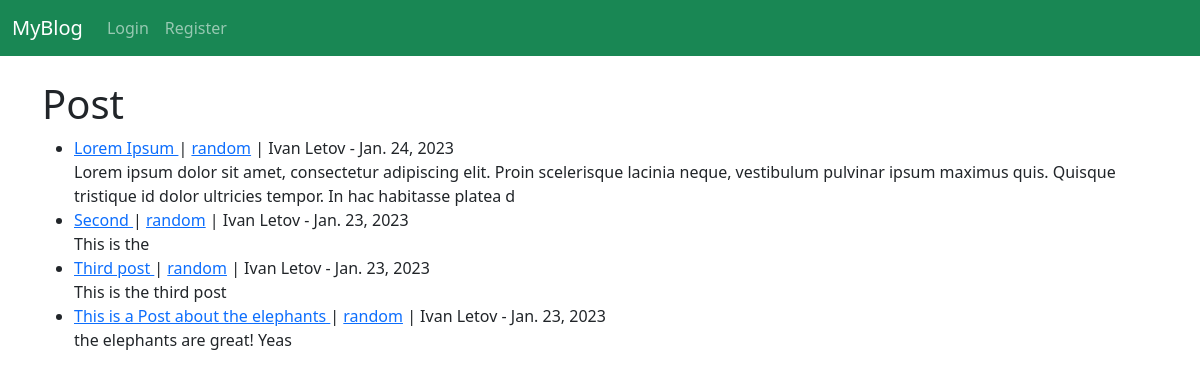
/, run on an earlier commit of the app's database.
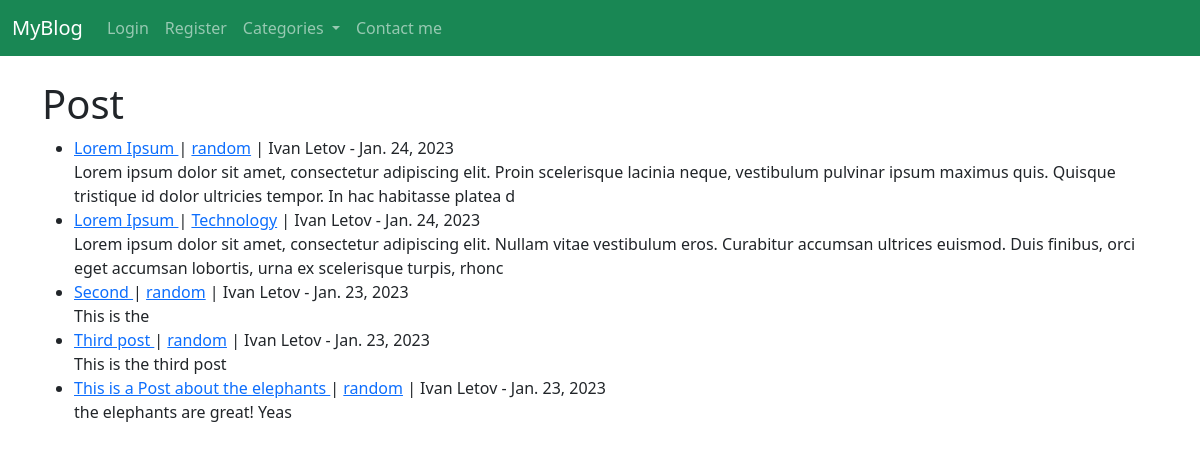
And on a later commit of the database.
### myblog/models.py (models this page shows, shortened)
class Post(models.Model):
	title = models.CharField(max_length=255)
	title_tag = models.CharField(max_length=255, default="My Blog")
	author = models.ForeignKey(User, on_delete=models.CASCADE)
	body = models.TextField()
	post_date = models.DateField(auto_now_add=True)
	category = models.CharField(max_length=255, default="random")
	likes = models.ManyToManyField(User, related_name='blog_posts') # related_name is like the ForeignKey

### myblog/views.py (the view)
# urls.py: path('', HomeView.as_view(), name="home"),
class HomeView(ListView):
	model = Post
	template_name = 'home.html'
	ordering = ['-post_date']
	def get_context_data(self, *args, **kwargs):
		cat_menu = Category.objects.all()
		context = super(HomeView, self).get_context_data(*args, **kwargs)
		context['cat_menu'] = cat_menu
		return context

### myblog/models.py (called while the page is built)
	def __str__(self):
		return self.name

### myblog/templates/home.html (shortened to what this page needs)
{% extends 'base.html' %}
{% block content %}
<h1>Post</h1>
<ul>
{% for post in object_list %}
	<li>
		<a href="{% url 'article-detail' post.pk %}">
			{{ post.title }}
		</a>
		| <a href="{% url 'category' post.category|slugify %}">{{ post.category }}</a>
		| {{ post.author.first_name }}
		{{ post.author.last_name }} -
		{{ post.post_date }}
		<br>
		{{ post.body|slice:":200"|safe }}
	</li>
{% endfor %}
</ul>
{% endblock %}

What changed in the data, as far as the page shows it:
added Post: title "Lorem Ipsum", category "Technology", author.first_name "Ivan", author.last_name "Letov", post_date "Jan. 24, 2023", body "Lorem ipsum dolor sit amet, consectetur adipiscing elit. Nullam vitae vestibulum eros. Curabitur accumsan ultrices euismod. Duis finibus, orci eget accumsan lobortis, urna ex scelerisque turpis, rhonc"
Also different on the page:
text now shown: "Categories Contact me"
